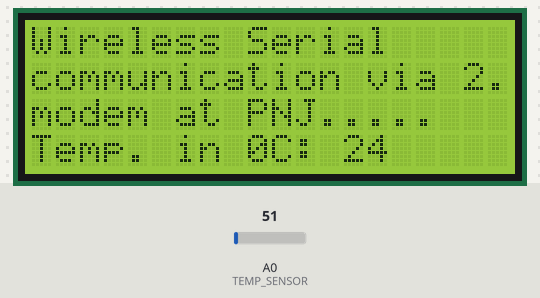
A sketch run on a simulated Arduino Uno, built with avr-gcc and run on an emulated ATmega328P. Shown: 20×4 character LCD. The test bench sets the inputs (shaded band); at power-on: A0 (TEMP_SENSOR) = 51. What the sketch prints to the serial monitor is not drawn.

Above: at 1.2 s.
1.3 s: A0 (TEMP_SENSOR) set to 61
At 1.7 s:
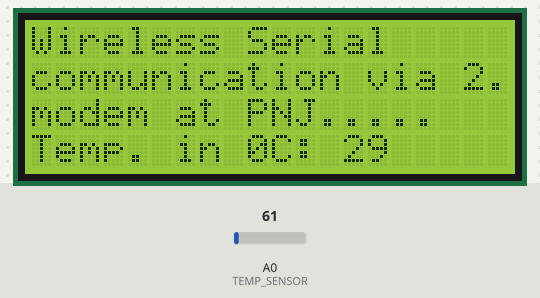
2.9 s: A0 (TEMP_SENSOR) set to 71
At 4.1 s:
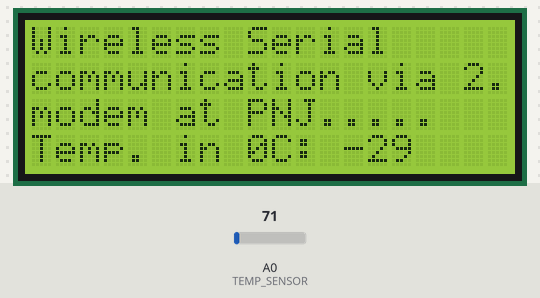
4.4 s: A0 (TEMP_SENSOR) set to 86
5.9 s: A0 (TEMP_SENSOR) set to 112
At 6.5 s:
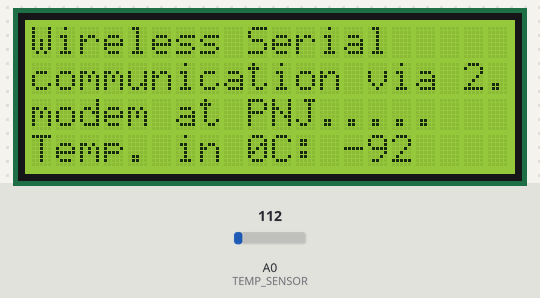
Timing chart, 0 to 8.4 s (numbered marks = the images above; inputs shaded):
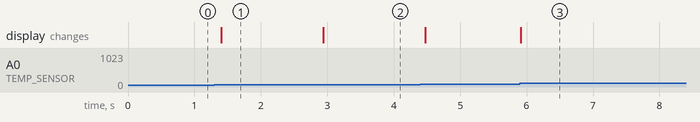

Measured:
- after the input at 1.3 s, the display: changes after 0.10 s (image 1)
- after the input at 2.9 s, the display: changes at once (image 2)
- after the input at 5.9 s, the display: changes at once (image 3)

The sketch:

RF_Transmitter.ino
```cpp
#include <LiquidCrystal.h>
LiquidCrystal lcd(13,12,11,10,9,8);
int TEMP_SENSOR = A0;

void setup() {
  lcd.begin(20,4);
  Serial.begin(9600); //Inisialisasi komunikasi serial pada baud rate 9600 bit per sekon
  lcd.setCursor(0,0);
  lcd.print("Wireless Serial ");
  lcd.setCursor(0,1);
  lcd.print("communication via 2.4 GHz");
  lcd.setCursor(0,2);
  lcd.print("modem at PNJ.....");
}

void loop() {
  int TEMP_SENSOR_ADC_VALUE = analogRead(TEMP_SENSOR);
  int TEMP_VAL = (TEMP_SENSOR_ADC_VALUE*500)/1023; //Maksimal resolusi ADC adalah 1023 langkah, resolusi sensor adalah 10 mV / derajat celcius, maka dikalikan dengan 500 (0,01)
  lcd.setCursor(0,3);
  lcd.print("Temp. in 0C:");
  lcd.setCursor(13,3);
  lcd.print(TEMP_VAL);
  Serial.write(TEMP_VAL);
  delay(100);
}
```
